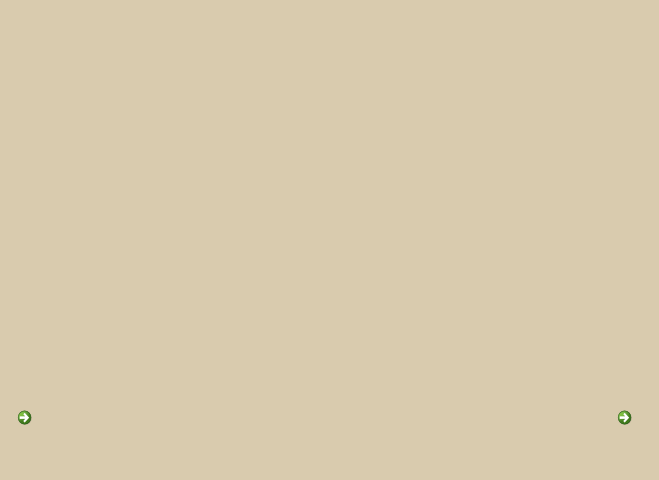
<?xml version="1.0" encoding="UTF-8"?>
<ui version="4.0">
 <class>Dialog</class>
 <widget class="QDialog" name="Dialog">
  <property name="geometry">
   <rect>
    <x>0</x>
    <y>0</y>
    <width>659</width>
    <height>480</height>
   </rect>
  </property>
  <property name="windowTitle">
   <string>Dialog</string>
  </property>
  <property name="styleSheet">
   <string notr="true">background : rgb(217, 203, 174);
border: none;</string>
  </property>
  <widget class="QCommandLinkButton" name="nextButton">
   <property name="geometry">
    <rect>
     <x>610</x>
     <y>400</y>
     <width>41</width>
     <height>41</height>
    </rect>
   </property>
   <property name="focusPolicy">
    <enum>Qt::NoFocus</enum>
   </property>
   <property name="text">
    <string/>
   </property>
   <property name="icon">
    <iconset>
     <normaloff>../res/nextIcon.png</normaloff>../res/nextIcon.png</iconset>
   </property>
   <property name="iconSize">
    <size>
     <width>30</width>
     <height>30</height>
    </size>
   </property>
  </widget>
  <widget class="QCommandLinkButton" name="predButton">
   <property name="geometry">
    <rect>
     <x>10</x>
     <y>400</y>
     <width>41</width>
     <height>41</height>
    </rect>
   </property>
   <property name="focusPolicy">
    <enum>Qt::NoFocus</enum>
   </property>
   <property name="text">
    <string/>
   </property>
   <property name="icon">
    <iconset>
     <normaloff>../res/backIcon.png</normaloff>../res/backIcon.png</iconset>
   </property>
   <property name="iconSize">
    <size>
     <width>30</width>
     <height>30</height>
    </size>
   </property>
  </widget>
  <widget class="QWidget" name="waiting" native="true">
   <property name="geometry">
    <rect>
     <x>0</x>
     <y>0</y>
     <width>659</width>
     <height>401</height>
    </rect>
   </property>
   <property name="styleSheet">
    <string notr="true">background : rgb(217, 203, 174);
border: none;</string>
   </property>
   <widget class="QLineEdit" name="lineEdit">
    <property name="geometry">
     <rect>
      <x>260</x>
      <y>200</y>
      <width>141</width>
      <height>27</height>
     </rect>
    </property>
    <property name="font">
     <font>
      <pointsize>18</pointsize>
     </font>
    </property>
    <property name="focusPolicy">
     <enum>Qt::NoFocus</enum>
    </property>
    <property name="styleSheet">
     <string notr="true">color:rgb(72,43,27)</string>
    </property>
    <property name="text">
     <string>Loadging...</string>
    </property>
    <property name="readOnly">
     <bool>true</bool>
    </property>
   </widget>
  </widget>
  <widget class="QLabel" name="image">
   <property name="geometry">
    <rect>
     <x>0</x>
     <y>0</y>
     <width>659</width>
     <height>401</height>
    </rect>
   </property>
   <property name="text">
    <string/>
   </property>
  </widget>
 </widget>
 <resources/>
 <connections/>
</ui>
